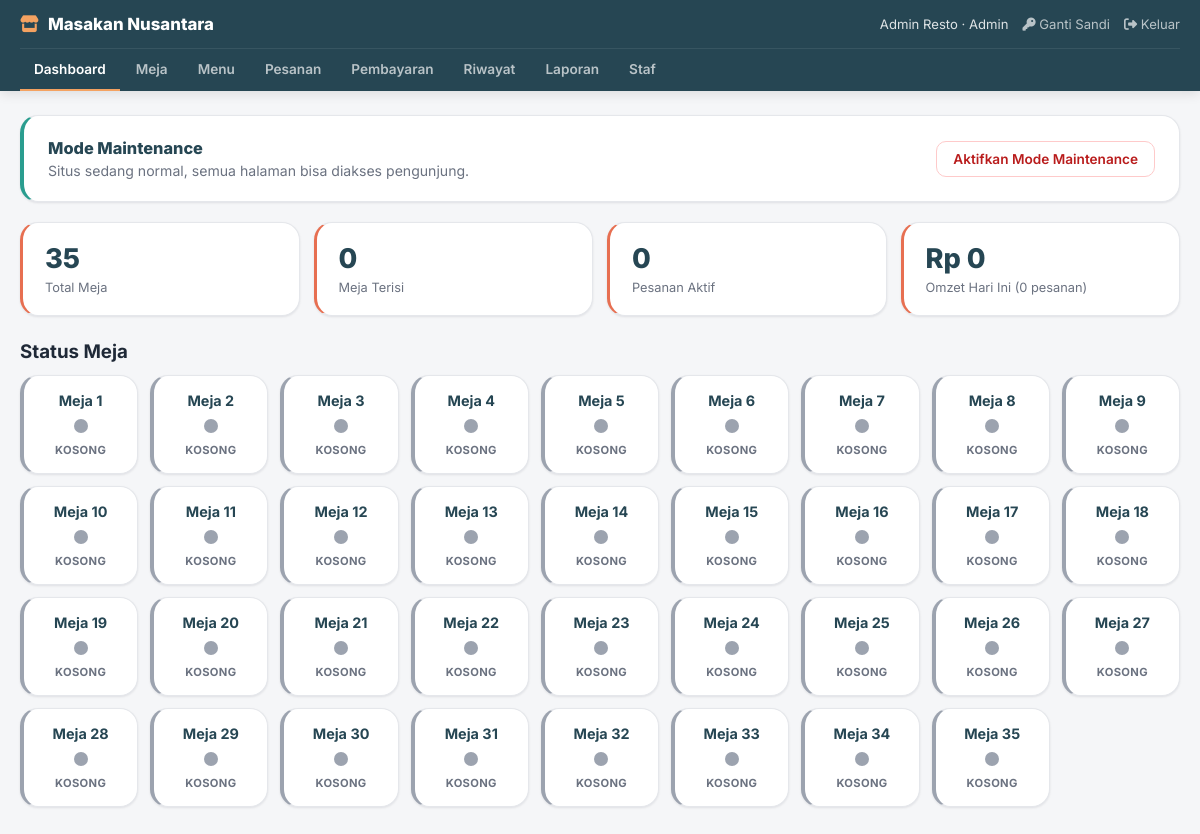
Page /admin/dashboard.php (signed in) on the committed database.
### tables this page shows
CREATE TABLE IF NOT EXISTS dining_tables (
    id             INT UNSIGNED AUTO_INCREMENT PRIMARY KEY,
    table_number   INT UNSIGNED NOT NULL UNIQUE,
    capacity_label VARCHAR(20)  NOT NULL,    
    qr_token       CHAR(32)     NOT NULL UNIQUE,
     
     
     
    status         ENUM('kosong', 'terisi') NOT NULL DEFAULT 'kosong',
    created_at     TIMESTAMP DEFAULT CURRENT_TIMESTAMP
);

### admin/includes/auth.php (called while the page is built, shortened)
<?php
function requireStaffLogin(): array
{
    return [
        'id'   => (int) $_SESSION['staff_id'],
        'name' => $_SESSION['staff_name'],
        'role' => $_SESSION['staff_role'],
    ];
}
function requireRole(array $allowedRoles): array
{
    $staff = requireStaffLogin();
    return $staff;
}

### admin/dashboard.php (the view, shortened to what this page needs)
<?php
require_once __DIR__ . '/includes/auth.php';
$staff = requireRole(['admin', 'staff']);
$pdo = db();
$maintenanceFlag = __DIR__ . '/../.maintenance';
$maintenanceActive = file_exists($maintenanceFlag);
$totalTables = (int) $pdo->query('SELECT COUNT(*) FROM dining_tables')->fetchColumn();
$occupiedTables = (int) $pdo->query("SELECT COUNT(*) FROM dining_tables WHERE status = 'terisi'")->fetchColumn();
$activeOrders = (int) $pdo->query(
    "SELECT COUNT(*) FROM orders o JOIN payments p ON p.order_id = o.id
     WHERE p.status = 'sukses' AND o.status NOT IN ('selesai', 'dibatalkan')"
)->fetchColumn();
$todayRevenue = (int) $pdo->query(
    "SELECT COALESCE(SUM(o.subtotal), 0) FROM orders o JOIN payments p ON p.order_id = o.id
     WHERE p.status = 'sukses' AND DATE(p.paid_at) = CURDATE()"
)->fetchColumn();
$todayOrders = (int) $pdo->query(
    "SELECT COUNT(*) FROM orders o JOIN payments p ON p.order_id = o.id
     WHERE p.status = 'sukses' AND DATE(p.paid_at) = CURDATE()"
)->fetchColumn();
$tables = $pdo->query('SELECT * FROM dining_tables ORDER BY table_number ASC')->fetchAll();
include __DIR__ . '/includes/layout_top.php';
?>
<?php if ($staff['role'] === 'admin'): ?>
<div class="owner-modal-form" style="display:flex;align-items:center;justify-content:space-between;gap:16px;flex-wrap:wrap;margin-bottom:20px;border-left:4px solid <?php echo $maintenanceActive ? '#b91c1c' : '#2A9D8F'; ?>;">
    <div>
        <h3 style="margin-bottom:4px;">Mode Maintenance</h3>
        <p style="color:#6b7280;font-size:.88rem;margin:0;">
            <?php if ($maintenanceActive): ?>
            Situs sedang <strong style="color:#b91c1c;">TERKUNCI</strong> untuk pengunjung — cuma halaman <code>/admin</code> yang bisa diakses.
            <?php else: ?>
            Situs sedang normal, semua halaman bisa diakses pengunjung.
            <?php endif; ?>
        </p>
    </div>
    <form method="post" data-confirm="<?php echo $maintenanceActive ? 'Buka kembali situs untuk pengunjung?' : 'Kunci seluruh situs untuk pengunjung? Cuma admin/staf yang masih bisa akses panel ini.'; ?>">
        <button type="submit" class="owner-btn <?php echo $maintenanceActive ? 'owner-btn--primary' : 'owner-btn--danger'; ?>">
            <?php echo $maintenanceActive ? 'Matikan Mode Maintenance' : 'Aktifkan Mode Maintenance'; ?>
        </button>
    </form>
</div>
<?php endif; ?>
<div class="stat-grid">
    <div class="stat-box">
        <div class="stat-box__value"><?php echo $totalTables; ?></div>
        <div class="stat-box__label">Total Meja</div>
    </div>
    <div class="stat-box">
        <div class="stat-box__value"><?php echo $occupiedTables; ?></div>
        <div class="stat-box__label">Meja Terisi</div>
    </div>
    <div class="stat-box">
        <div class="stat-box__value"><?php echo $activeOrders; ?></div>
        <div class="stat-box__label">Pesanan Aktif</div>
    </div>
    <div class="stat-box">
        <div class="stat-box__value">Rp <?php echo number_format($todayRevenue, 0, ',', '.'); ?></div>
        <div class="stat-box__label">Omzet Hari Ini (<?php echo $todayOrders; ?> pesanan)</div>
    </div>
</div>
<h3 style="margin-bottom:12px;">Status Meja</h3>
<div class="table-status-grid">
    <?php foreach ($tables as $t): ?>
    <div class="table-status-card status-<?php echo htmlspecialchars($t['status']); ?>">
        <div class="table-status-card__number">Meja <?php echo (int) $t['table_number']; ?></div>
        <div class="table-status-card__dot"></div>
        <div class="table-status-card__label"><?php echo ucfirst($t['status']); ?></div>
    </div>
    <?php endforeach; ?>
</div>
<?php include __DIR__ . '/includes/layout_bottom.php'; ?>

### admin/includes/layout_top.php (shortened to what this page needs)
<?php
$ownerCurrentPage = basename($_SERVER['PHP_SELF']);
if (!function_exists('ownerAssetUrl')) {
    function ownerAssetUrl(string $path): string
    {
        $full = __DIR__ . '/../../' . $path;
        $v = is_file($full) ? filemtime($full) : time();
        return '../' . $path . '?v=' . $v;
    }
}
$ownerNavLinks = [
    'dashboard.php'  => 'Dashboard',
    'tables.php'     => 'Meja',
    'orders.php'     => 'Pesanan',
    'kasir-cari.php' => 'Pembayaran',
    'riwayat.php'    => 'Riwayat',
];
if ($staff['role'] === 'admin') {
    $ownerNavLinks = [
        'dashboard.php'    => 'Dashboard',
        'tables.php'       => 'Meja',
        'menu-manage.php'  => 'Menu',
        'orders.php'       => 'Pesanan',
        'kasir-cari.php'   => 'Pembayaran',
        'riwayat.php'      => 'Riwayat',
        'reports.php'      => 'Laporan',
        'staff-manage.php' => 'Staf',
    ];
}
?>
<!DOCTYPE html>
<html lang="id">
<head>
<link rel="stylesheet" href="https://cdnjs.cloudflare.com/ajax/libs/font-awesome/6.5.1/css/all.min.css">
<link rel="stylesheet" href="<?php echo htmlspecialchars(ownerAssetUrl('assets/css/pages/owner.css')); ?>">
</head>
<body>
<header class="owner-header">
    <div class="owner-header__top">
        <h1><i class="fa-solid fa-store"></i> Masakan Nusantara</h1>
        <div class="owner-header__user">
            <span class="owner-header__name"><?php echo htmlspecialchars($staff['name']); ?> &middot; <?php echo htmlspecialchars(ucfirst($staff['role'])); ?></span>
            <a href="change-password.php"><i class="fa-solid fa-key"></i> Ganti Sandi</a>
            <a href="logout.php"><i class="fa-solid fa-right-from-bracket"></i> Keluar</a>
        </div>
    </div>
    <nav class="owner-nav">
        <?php foreach ($ownerNavLinks as $href => $label): ?>
        <a href="<?php echo $href; ?>" class="<?php echo $ownerCurrentPage === $href ? 'active' : ''; ?>"><?php echo $label; ?></a>
        <?php endforeach; ?>
    </nav>
</header>
<main class="owner-main">

### admin/includes/layout_bottom.php (shortened to what this page needs)
</main>
</body>
</html>

### rows in the picture
dining_tables: table_number "1", status "KOSONG"
dining_tables: table_number "2", status "KOSONG"
dining_tables: table_number "3", status "KOSONG"
dining_tables: table_number "4", status "KOSONG"
dining_tables: table_number "5", status "KOSONG"
dining_tables: table_number "6", status "KOSONG"
dining_tables: table_number "7", status "KOSONG"
dining_tables: table_number "8", status "KOSONG"
dining_tables: table_number "9", status "KOSONG"
dining_tables: table_number "10", status "KOSONG"
dining_tables: table_number "11", status "KOSONG"
dining_tables: table_number "12", status "KOSONG"
dining_tables: table_number "13", status "KOSONG"
dining_tables: table_number "14", status "KOSONG"
dining_tables: table_number "15", status "KOSONG"
dining_tables: table_number "16", status "KOSONG"
dining_tables: table_number "17", status "KOSONG"
dining_tables: table_number "18", status "KOSONG"
dining_tables: table_number "19", status "KOSONG"
dining_tables: table_number "20", status "KOSONG"
dining_tables: table_number "21", status "KOSONG"
dining_tables: table_number "22", status "KOSONG"
dining_tables: table_number "23", status "KOSONG"
dining_tables: table_number "24", status "KOSONG"
dining_tables: table_number "25", status "KOSONG"
dining_tables: table_number "26", status "KOSONG"
dining_tables: table_number "27", status "KOSONG"
dining_tables: table_number "28", status "KOSONG"
dining_tables: table_number "29", status "KOSONG"
dining_tables: table_number "30", status "KOSONG"
dining_tables: table_number "31", status "KOSONG"
dining_tables: table_number "32", status "KOSONG"
dining_tables: table_number "33", status "KOSONG"
dining_tables: table_number "34", status "KOSONG"
dining_tables: table_number "35", status "KOSONG"

### other values in the picture
$staff['name'] "Admin Resto"
$staff['role'] "Admin"
$label "Dashboard"
$label "Meja"
$label "Menu"
$label "Pesanan"
$label "Pembayaran"
$label "Riwayat"
$label "Laporan"
$label "Staf"
$totalTables "35"
$occupiedTables "0"
$activeOrders "0"
$todayRevenue "0"
$todayOrders "0"
